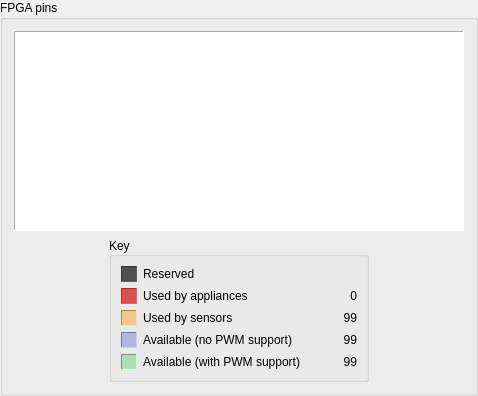
       <widget class="QGroupBox" name="groupBox_2">
        <property name="title">
         <string>FPGA pins</string>
        </property>
        <layout class="QVBoxLayout" name="verticalLayout_2">
         <item>
          <widget class="FPGAPreview" name="img_pins">
           <property name="minimumSize">
            <size>
             <width>450</width>
             <height>200</height>
            </size>
           </property>
           <property name="maximumSize">
            <size>
             <width>450</width>
             <height>200</height>
            </size>
           </property>
           <property name="toolTip">
            <string>Shows a preview of the FPGA pin connections.</string>
           </property>
           <property name="styleSheet">
            <string notr="true">background-color: #ffffff</string>
           </property>
           <property name="frameShape">
            <enum>QFrame::Panel</enum>
           </property>
           <property name="frameShadow">
            <enum>QFrame::Sunken</enum>
           </property>
           <property name="text">
            <string/>
           </property>
           <property name="scaledContents">
            <bool>true</bool>
           </property>
          </widget>
         </item>
         <item>
          <layout class="QHBoxLayout" name="horizontalLayout">
           <item>
            <widget class="QGroupBox" name="groupBox_3">
             <property name="maximumSize">
              <size>
               <width>260</width>
               <height>16777215</height>
              </size>
             </property>
             <property name="title">
              <string>Key</string>
             </property>
             <property name="alignment">
              <set>Qt::AlignLeading|Qt::AlignLeft|Qt::AlignVCenter</set>
             </property>
             <layout class="QGridLayout" name="gridLayout_2">
              <item row="0" column="1">
               <widget class="QLabel" name="label">
                <property name="text">
                 <string>Reserved</string>
                </property>
               </widget>
              </item>
              <item row="1" column="0">
               <widget class="QFrame" name="fr_devices">
                <property name="minimumSize">
                 <size>
                  <width>16</width>
                  <height>16</height>
                 </size>
                </property>
                <property name="maximumSize">
                 <size>
                  <width>16</width>
                  <height>16</height>
                 </size>
                </property>
                <property name="styleSheet">
                 <string notr="true">background-color: rgb(220, 80, 80)</string>
                </property>
                <property name="frameShape">
                 <enum>QFrame::Panel</enum>
                </property>
                <property name="frameShadow">
                 <enum>QFrame::Sunken</enum>
                </property>
               </widget>
              </item>
              <item row="1" column="2">
               <widget class="QLabel" name="lb_pins_used">
                <property name="text">
                 <string>0</string>
                </property>
                <property name="alignment">
                 <set>Qt::AlignRight|Qt::AlignTrailing|Qt::AlignVCenter</set>
                </property>
               </widget>
              </item>
              <item row="4" column="2">
               <widget class="QLabel" name="lb_pins_free_pwm">
                <property name="text">
                 <string>99</string>
                </property>
                <property name="alignment">
                 <set>Qt::AlignRight|Qt::AlignTrailing|Qt::AlignVCenter</set>
                </property>
               </widget>
              </item>
              <item row="3" column="0">
               <widget class="QFrame" name="fr_available">
                <property name="minimumSize">
                 <size>
                  <width>16</width>
                  <height>16</height>
                 </size>
                </property>
                <property name="maximumSize">
                 <size>
                  <width>16</width>
                  <height>16</height>
                 </size>
                </property>
                <property name="styleSheet">
                 <string notr="true">background-color: rgb(180, 180, 220)</string>
                </property>
                <property name="frameShape">
                 <enum>QFrame::Panel</enum>
                </property>
                <property name="frameShadow">
                 <enum>QFrame::Sunken</enum>
                </property>
               </widget>
              </item>
              <item row="0" column="0">
               <widget class="QFrame" name="fr_reserved">
                <property name="minimumSize">
                 <size>
                  <width>16</width>
                  <height>16</height>
                 </size>
                </property>
                <property name="maximumSize">
                 <size>
                  <width>16</width>
                  <height>16</height>
                 </size>
                </property>
                <property name="styleSheet">
                 <string notr="true">background-color: rgb(80, 80, 80)</string>
                </property>
                <property name="frameShape">
                 <enum>QFrame::Panel</enum>
                </property>
                <property name="frameShadow">
                 <enum>QFrame::Sunken</enum>
                </property>
               </widget>
              </item>
              <item row="1" column="1">
               <widget class="QLabel" name="label_2">
                <property name="text">
                 <string>Used by appliances</string>
                </property>
               </widget>
              </item>
              <item row="4" column="0">
               <widget class="QFrame" name="fr_available_pwm">
                <property name="minimumSize">
                 <size>
                  <width>16</width>
                  <height>16</height>
                 </size>
                </property>
                <property name="maximumSize">
                 <size>
                  <width>16</width>
                  <height>16</height>
                 </size>
                </property>
                <property name="styleSheet">
                 <string notr="true">background-color: rgb(180, 220, 180)</string>
                </property>
                <property name="frameShape">
                 <enum>QFrame::Panel</enum>
                </property>
                <property name="frameShadow">
                 <enum>QFrame::Sunken</enum>
                </property>
               </widget>
              </item>
              <item row="3" column="2">
               <widget class="QLabel" name="lb_pins_free">
                <property name="text">
                 <string>99</string>
                </property>
                <property name="alignment">
                 <set>Qt::AlignRight|Qt::AlignTrailing|Qt::AlignVCenter</set>
                </property>
               </widget>
              </item>
              <item row="4" column="1">
               <widget class="QLabel" name="label_4">
                <property name="text">
                 <string>Available (with PWM support)</string>
                </property>
               </widget>
              </item>
              <item row="3" column="1">
               <widget class="QLabel" name="label_3">
                <property name="text">
                 <string>Available (no PWM support)</string>
                </property>
               </widget>
              </item>
              <item row="2" column="0">
               <widget class="QFrame" name="fr_inputs">
                <property name="minimumSize">
                 <size>
                  <width>16</width>
                  <height>16</height>
                 </size>
                </property>
                <property name="maximumSize">
                 <size>
                  <width>16</width>
                  <height>16</height>
                 </size>
                </property>
                <property name="styleSheet">
                 <string notr="true">background-color: rgb(240, 200, 140)</string>
                </property>
                <property name="frameShape">
                 <enum>QFrame::Panel</enum>
                </property>
                <property name="frameShadow">
                 <enum>QFrame::Sunken</enum>
                </property>
               </widget>
              </item>
              <item row="2" column="1">
               <widget class="QLabel" name="label_5">
                <property name="text">
                 <string>Used by sensors</string>
                </property>
               </widget>
              </item>
              <item row="2" column="2">
               <widget class="QLabel" name="lb_pins_input">
                <property name="text">
                 <string>99</string>
                </property>
                <property name="alignment">
                 <set>Qt::AlignRight|Qt::AlignTrailing|Qt::AlignVCenter</set>
                </property>
               </widget>
              </item>
             </layout>
            </widget>
           </item>
          </layout>
         </item>
        </layout>
       </widget>
